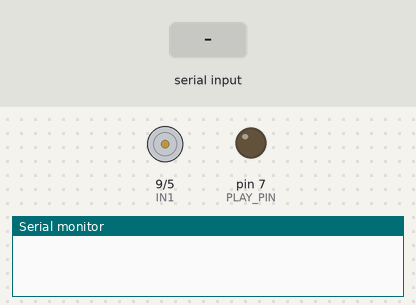
Bench run of a sketch on a simulated Arduino Uno, built with avr-gcc and run on an emulated ATmega328P. Shown: motor-driver pin pairs drawn as motors (green arrow = first pin HIGH = forward, orange = second pin HIGH = backward, longer = more drive, scaled by the enable pin), output pins drawn as LEDs (lit = HIGH), the last lines printed to the serial monitor. Inputs (shaded band) come from the test bench.

Above: at 1.2 s.
1.3 s: "CLASE:\n" received over Serial
At 2.6 s:
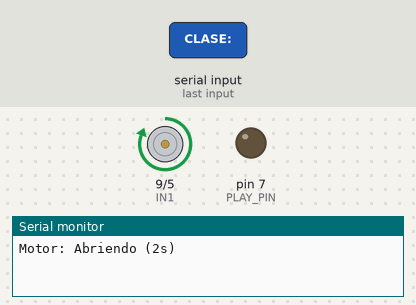
At 9.5 s:
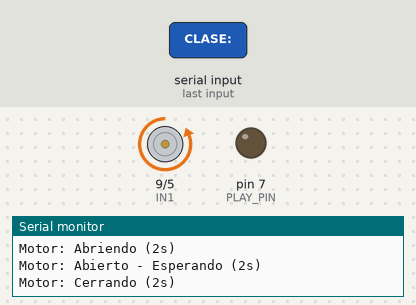
Timing chart, 0 to 10.3 s (numbered marks = the images above; inputs shaded):
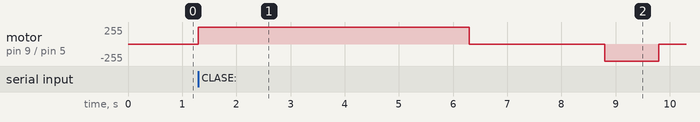

Measured:
- after the input at 1.3 s, motor on pin 9 (IN1) / pin 5 (IN2): stopped → forward 255/255 at once, → stopped 5.0 s later, → backward 255/255 2.5 s later, → stopped 1.0 s later

The sketch:

TM_Serial_Demo.ino
```cpp
// Modelo_Final\arduino\TM_Serial_Demo/TM_Serial_Demo.ino
// PINES: IN1=9, IN2=5, ENA=11 (Basado en tu último código pegado)
// SECUENCIA: Derecha (2s) -> PAUSA (2s) -> Izquierda (2s)

#define IN1 9   // Dirección A
#define IN2 5   // Dirección B (Nota: En tu código anterior era 10, aquí pusiste 5. Lo dejo en 5).
#define ENA 11  // Velocidad (PWM)

#define PLAY_PIN 7

String inLine;

// --- MÁQUINA DE ESTADOS (TIMING) ---
const int ESTADO_QUIETO = 0;
const int ESTADO_MOVIENDO_DERECHA = 1;
const int ESTADO_PAUSA_INTERMEDIA = 2;
const int ESTADO_MOVIENDO_IZQUIERDA = 3;

int estadoMotor = ESTADO_QUIETO;
unsigned long tiempoInicioEstado = 0;

void setup() {
  Serial.begin(115200);

  // Configuramos los pines del motor
  pinMode(IN1, OUTPUT);
  pinMode(IN2, OUTPUT);
  pinMode(ENA, OUTPUT);

  // Configuramos el audio
  pinMode(PLAY_PIN, OUTPUT);
  digitalWrite(PLAY_PIN, LOW);

  apagarMotorHardware();
}

void loop() {
  // 1. Lectura Serial
  while (Serial.available()) {
    char c = Serial.read();
    if (c == '\n') {
      manejarComando(inLine);
      inLine = "";
    } else if (c != '\r') {
      inLine += c;
    }
  }

  // 2. Control de Tiempos del Motor
  gestionarMaquinaDeEstados();
}

void manejarComando(const String& s) {
  if (s.startsWith("CLASE:")) {
    int clase = s.substring(6).toInt();
    procesarLogica(clase);
  }
}

void procesarLogica(int c) {
  // --- GRUPO MOTOR: Vale(0), Alvaro(2), Benja(3) ---
  if (c == 0 || c == 2 || c == 3) {
    // Solo inicia si el motor está totalmente quieto
    if (estadoMotor == ESTADO_QUIETO) {
      iniciarSecuenciaMotor();
    }
    return;
  }

  // --- GRUPO AUDIO: NADA(1) ---
  if (c == 1) {
    reproducirAudio();
    return;
  }
}

// --- LÓGICA DE SECUENCIA ---

void iniciarSecuenciaMotor() {
  estadoMotor = ESTADO_MOVIENDO_DERECHA;
  tiempoInicioEstado = millis();

  // ACCIÓN: MOVER DERECHA (ABRIR)
  analogWrite(ENA, 255);
  digitalWrite(IN1, HIGH);
  digitalWrite(IN2, LOW);

  Serial.println("Motor: Abriendo (2s)");
}

void gestionarMaquinaDeEstados() {
  if (estadoMotor == ESTADO_QUIETO) return;

  unsigned long tiempoActual = millis();

  switch (estadoMotor) {

    // FASE 1: DERECHA (ABRIENDO)
    case ESTADO_MOVIENDO_DERECHA:
      if (tiempoActual - tiempoInicioEstado >= 5000) { // 2 segundos moviendo
        apagarMotorHardware(); // Frenamos
        estadoMotor = ESTADO_PAUSA_INTERMEDIA;
        tiempoInicioEstado = tiempoActual;
        Serial.println("Motor: Abierto - Esperando (2s)");
      }
      break;

    // FASE 2: PAUSA (PORTÓN ABIERTO) - AQUÍ ESTÁ EL CAMBIO
    case ESTADO_PAUSA_INTERMEDIA:
      // CAMBIO: Aumentado de 1000 a 2000 (2 segundos de espera)
      if (tiempoActual - tiempoInicioEstado >= 2500) {

        // ACCIÓN: MOVER IZQUIERDA (CERRAR)
        analogWrite(ENA, 255);   // Potencia ON
        digitalWrite(IN1, LOW);  // Invertimos
        digitalWrite(IN2, HIGH); // Invertimos

        estadoMotor = ESTADO_MOVIENDO_IZQUIERDA;
        tiempoInicioEstado = tiempoActual;
        Serial.println("Motor: Cerrando (2s)");
      }
      break;

    // FASE 3: IZQUIERDA (CERRANDO)
    case ESTADO_MOVIENDO_IZQUIERDA:
      if (tiempoActual - tiempoInicioEstado >= 1000) { // 2 segundos cerrando
        apagarMotorHardware(); // Apagado final
        estadoMotor = ESTADO_QUIETO;
        Serial.println("Ciclo Terminado. Listo.");
      }
      break;
  }
}

// --- FUNCIONES HARDWARE ---

void apagarMotorHardware() {
  digitalWrite(IN1, LOW);
  digitalWrite(IN2, LOW);
  analogWrite(ENA, 0);
}

void reproducirAudio() {
  digitalWrite(PLAY_PIN, HIGH);
  delay(200);
  digitalWrite(PLAY_PIN, LOW);
  delay(300);
}
```
